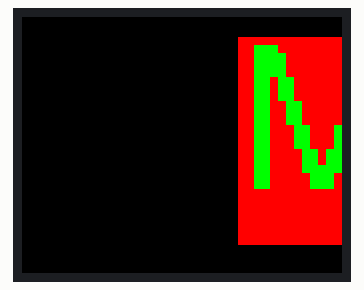
A sketch run on a simulated ESP32. Parts: 160×128 colour display.

Above: at 0.2 s.

The sketch:

UTFT_demo2.ino
```cpp
// Demo based on:
// UTFT_Demo_320x240 by Henning Karlsen
// web: http://www.henningkarlsen.com/electronics
//
/*

 This sketch uses the GLCD and font 2 only.

 Make sure all the display driver and pin connections are correct by
 editing the User_Setup.h file in the TFT_eSPI library folder.

 #########################################################################
 ###### DON'T FORGET TO UPDATE THE User_Setup.h FILE IN THE LIBRARY ######
 #########################################################################
 */

#include "SPI.h"

#include "TFT_eSPI.h"

#define TFT_GREY 0x7BEF

TFT_eSPI myGLCD = TFT_eSPI();       // Invoke custom library

unsigned long runTime = 0;
void setup()
{//
  Serial.begin(115200);
  //Serial.begin(74880);
  // Serial.begin(19200);
  // Serial.begin(9600);
  randomSeed(analogRead(A0));
// Setup the LCD
  myGLCD.init();
  myGLCD.setRotation(1);
//myGLCD.setTextColor(TFT_GREEN,TFT_RED );
//myGLCD.setTextColor(TFT_GREEN,TFT_BLUE);
//myGLCD.drawCentreString("M",150,10,4);
//myGLCD.fillRect(int32_t x, int32_t y, int32_t w, int32_t h, uint32_t color)
//myGLCD.fillRect(66, 10,167,17,  TFT_RED);
//myGLCD.setTextDatum(TC_DATUM);
//myGLCD.drawNumber(runTime, 180, 320,2);
//drawButton("god");
myGLCD.fillRect(108,10,84,4,TFT_RED);
myGLCD.fillRect(108,14,8,4,TFT_RED);
myGLCD.fillRect(116,14,12,4,TFT_GREEN);
myGLCD.fillRect(128,14,44,4,TFT_RED);
myGLCD.fillRect(172,14,12,4,TFT_GREEN);
myGLCD.fillRect(184,14,8,4,TFT_RED);
myGLCD.fillRect(108,18,8,4,TFT_RED);
myGLCD.fillRect(116,18,16,4,TFT_GREEN);
myGLCD.fillRect(132,18,36,4,TFT_RED);
myGLCD.fillRect(168,18,16,4,TFT_GREEN);
myGLCD.fillRect(184,18,8,4,TFT_RED);
myGLCD.fillRect(108,22,8,4,TFT_RED);
myGLCD.fillRect(116,22,16,4,TFT_GREEN);
myGLCD.fillRect(132,22,36,4,TFT_RED);
myGLCD.fillRect(168,22,16,4,TFT_GREEN);
myGLCD.fillRect(184,22,8,4,TFT_RED);
myGLCD.fillRect(108,26,8,4,TFT_RED);
myGLCD.fillRect(116,26,16,4,TFT_GREEN);
myGLCD.fillRect(132,26,36,4,TFT_RED);
myGLCD.fillRect(168,26,16,4,TFT_GREEN);
myGLCD.fillRect(184,26,8,4,TFT_RED);
myGLCD.fillRect(108,30,8,4,TFT_RED);
myGLCD.fillRect(116,30,8,4,TFT_GREEN);
myGLCD.fillRect(124,30,4,4,TFT_RED);
myGLCD.fillRect(128,30,8,4,TFT_GREEN);
myGLCD.fillRect(136,30,28,4,TFT_RED);
myGLCD.fillRect(164,30,8,4,TFT_GREEN);
myGLCD.fillRect(172,30,4,4,TFT_RED);
myGLCD.fillRect(176,30,8,4,TFT_GREEN);
myGLCD.fillRect(184,30,8,4,TFT_RED);
myGLCD.fillRect(108,34,8,4,TFT_RED);
myGLCD.fillRect(116,34,8,4,TFT_GREEN);
myGLCD.fillRect(124,34,4,4,TFT_RED);
myGLCD.fillRect(128,34,8,4,TFT_GREEN);
myGLCD.fillRect(136,34,28,4,TFT_RED);
myGLCD.fillRect(164,34,8,4,TFT_GREEN);
myGLCD.fillRect(172,34,4,4,TFT_RED);
myGLCD.fillRect(176,34,8,4,TFT_GREEN);
myGLCD.fillRect(184,34,8,4,TFT_RED);
myGLCD.fillRect(108,38,8,4,TFT_RED);
myGLCD.fillRect(116,38,8,4,TFT_GREEN);
myGLCD.fillRect(124,38,4,4,TFT_RED);
myGLCD.fillRect(128,38,8,4,TFT_GREEN);
myGLCD.fillRect(136,38,28,4,TFT_RED);
myGLCD.fillRect(164,38,8,4,TFT_GREEN);
myGLCD.fillRect(172,38,4,4,TFT_RED);
myGLCD.fillRect(176,38,8,4,TFT_GREEN);
myGLCD.fillRect(184,38,8,4,TFT_RED);
myGLCD.fillRect(108,42,8,4,TFT_RED);
myGLCD.fillRect(116,42,8,4,TFT_GREEN);
myGLCD.fillRect(124,42,8,4,TFT_RED);
myGLCD.fillRect(132,42,8,4,TFT_GREEN);
myGLCD.fillRect(140,42,20,4,TFT_RED);
myGLCD.fillRect(160,42,8,4,TFT_GREEN);
myGLCD.fillRect(168,42,8,4,TFT_RED);
myGLCD.fillRect(176,42,8,4,TFT_GREEN);
myGLCD.fillRect(184,42,8,4,TFT_RED);
myGLCD.fillRect(108,46,8,4,TFT_RED);
myGLCD.fillRect(116,46,8,4,TFT_GREEN);
myGLCD.fillRect(124,46,8,4,TFT_RED);
myGLCD.fillRect(132,46,8,4,TFT_GREEN);
myGLCD.fillRect(140,46,20,4,TFT_RED);
myGLCD.fillRect(160,46,8,4,TFT_GREEN);
myGLCD.fillRect(168,46,8,4,TFT_RED);
myGLCD.fillRect(176,46,8,4,TFT_GREEN);
myGLCD.fillRect(184,46,8,4,TFT_RED);
myGLCD.fillRect(108,50,8,4,TFT_RED);
myGLCD.fillRect(116,50,8,4,TFT_GREEN);
myGLCD.fillRect(124,50,8,4,TFT_RED);
myGLCD.fillRect(132,50,8,4,TFT_GREEN);
myGLCD.fillRect(140,50,20,4,TFT_RED);
myGLCD.fillRect(160,50,8,4,TFT_GREEN);
myGLCD.fillRect(168,50,8,4,TFT_RED);
myGLCD.fillRect(176,50,8,4,TFT_GREEN);
myGLCD.fillRect(184,50,8,4,TFT_RED);
myGLCD.fillRect(108,54,8,4,TFT_RED);
myGLCD.fillRect(116,54,8,4,TFT_GREEN);
myGLCD.fillRect(124,54,12,4,TFT_RED);
myGLCD.fillRect(136,54,8,4,TFT_GREEN);
myGLCD.fillRect(144,54,12,4,TFT_RED);
myGLCD.fillRect(156,54,8,4,TFT_GREEN);
myGLCD.fillRect(164,54,12,4,TFT_RED);
myGLCD.fillRect(176,54,8,4,TFT_GREEN);
myGLCD.fillRect(184,54,8,4,TFT_RED);
myGLCD.fillRect(108,58,8,4,TFT_RED);
myGLCD.fillRect(116,58,8,4,TFT_GREEN);
myGLCD.fillRect(124,58,12,4,TFT_RED);
myGLCD.fillRect(136,58,8,4,TFT_GREEN);
myGLCD.fillRect(144,58,12,4,TFT_RED);
myGLCD.fillRect(156,58,8,4,TFT_GREEN);
myGLCD.fillRect(164,58,12,4,TFT_RED);
myGLCD.fillRect(176,58,8,4,TFT_GREEN);
myGLCD.fillRect(184,58,8,4,TFT_RED);
myGLCD.fillRect(108,62,8,4,TFT_RED);
myGLCD.fillRect(116,62,8,4,TFT_GREEN);
myGLCD.fillRect(124,62,12,4,TFT_RED);
myGLCD.fillRect(136,62,8,4,TFT_GREEN);
myGLCD.fillRect(144,62,12,4,TFT_RED);
myGLCD.fillRect(156,62,8,4,TFT_GREEN);
myGLCD.fillRect(164,62,12,4,TFT_RED);
myGLCD.fillRect(176,62,8,4,TFT_GREEN);
myGLCD.fillRect(184,62,8,4,TFT_RED);
myGLCD.fillRect(108,66,8,4,TFT_RED);
myGLCD.fillRect(116,66,8,4,TFT_GREEN);
myGLCD.fillRect(124,66,16,4,TFT_RED);
myGLCD.fillRect(140,66,8,4,TFT_GREEN);
myGLCD.fillRect(148,66,4,4,TFT_RED);
myGLCD.fillRect(152,66,8,4,TFT_GREEN);
myGLCD.fillRect(160,66,16,4,TFT_RED);
myGLCD.fillRect(176,66,8,4,TFT_GREEN);
myGLCD.fillRect(184,66,8,4,TFT_RED);
myGLCD.fillRect(108,70,8,4,TFT_RED);
myGLCD.fillRect(116,70,8,4,TFT_GREEN);
myGLCD.fillRect(124,70,16,4,TFT_RED);
myGLCD.fillRect(140,70,8,4,TFT_GREEN);
myGLCD.fillRect(148,70,4,4,TFT_RED);
myGLCD.fillRect(152,70,8,4,TFT_GREEN);
myGLCD.fillRect(160,70,16,4,TFT_RED);
myGLCD.fillRect(176,70,8,4,TFT_GREEN);
myGLCD.fillRect(184,70,8,4,TFT_RED);
myGLCD.fillRect(108,74,8,4,TFT_RED);
myGLCD.fillRect(116,74,8,4,TFT_GREEN);
myGLCD.fillRect(124,74,16,4,TFT_RED);
myGLCD.fillRect(140,74,20,4,TFT_GREEN);
myGLCD.fillRect(160,74,16,4,TFT_RED);
myGLCD.fillRect(176,74,8,4,TFT_GREEN);
myGLCD.fillRect(184,74,8,4,TFT_RED);
myGLCD.fillRect(108,78,8,4,TFT_RED);
myGLCD.fillRect(116,78,8,4,TFT_GREEN);
myGLCD.fillRect(124,78,20,4,TFT_RED);
myGLCD.fillRect(144,78,12,4,TFT_GREEN);
myGLCD.fillRect(156,78,20,4,TFT_RED);
myGLCD.fillRect(176,78,8,4,TFT_GREEN);
myGLCD.fillRect(184,78,8,4,TFT_RED);
myGLCD.fillRect(108,82,8,4,TFT_RED);
myGLCD.fillRect(116,82,8,4,TFT_GREEN);
myGLCD.fillRect(124,82,20,4,TFT_RED);
myGLCD.fillRect(144,82,12,4,TFT_GREEN);
myGLCD.fillRect(156,82,20,4,TFT_RED);
myGLCD.fillRect(176,82,8,4,TFT_GREEN);
myGLCD.fillRect(184,82,8,4,TFT_RED);
myGLCD.fillRect(108,86,84,4,TFT_RED);
myGLCD.fillRect(108,90,84,4,TFT_RED);
myGLCD.fillRect(108,94,84,4,TFT_RED);
myGLCD.fillRect(108,98,84,4,TFT_RED);
myGLCD.fillRect(108,102,84,4,TFT_RED);
myGLCD.fillRect(108,106,84,4,TFT_RED);
myGLCD.fillRect(108,110,84,4,TFT_RED);


}

void loop()
{
// randomSeed(millis());
//  //randomSeed(1234); // This ensure test is repeatable with exact same draws each loop
//  int buf[318];
//  int x, x2;
//  int y, y2;
//  int r;
//
runTime = millis();
//// Clear the screen and draw the frame
//  myGLCD.fillScreen(TFT_BLACK);
//
//
//  myGLCD.fillRect(0, 0, 319, 14,TFT_RED);
//
//  myGLCD.fillRect(0, 226, 319, 14,TFT_GREY);
//
//  myGLCD.setTextColor(TFT_BLACK,TFT_RED);
//  myGLCD.drawCentreString("* TFT_eSPI *", 160, 4, 1);
//  myGLCD.setTextColor(TFT_YELLOW,TFT_GREY);
//  myGLCD.drawCentreString("Adapted by Bodmer", 160, 228,1);
//
//  myGLCD.drawRect(0, 14, 319, 211, TFT_BLUE);
//
//// Draw crosshairs
//  myGLCD.drawLine(159, 15, 159, 224,TFT_BLUE);
//  myGLCD.drawLine(1, 119, 318, 119,TFT_BLUE);
//  for (int i=9; i<310; i+=10)
//    myGLCD.drawLine(i, 117, i, 121,TFT_BLUE);
//  for (int i=19; i<220; i+=10)
//    myGLCD.drawLine(157, i, 161, i,TFT_BLUE);
//
//// Draw sin-, cos- and tan-lines
//  myGLCD.setTextColor(TFT_CYAN);
//  myGLCD.drawString("Sin", 5, 15,2);
//  for (int i=1; i<318; i++)
//  {
//    myGLCD.drawPixel(i,119+(sin(((i*1.13)*3.14)/180)*95),TFT_CYAN);
//  }
//  myGLCD.setTextColor(TFT_RED);
//  myGLCD.drawString("Cos", 5, 30,2);
//  for (int i=1; i<318; i++)
//  {
//    myGLCD.drawPixel(i,119+(cos(((i*1.13)*3.14)/180)*95),TFT_RED);
//  }
//  myGLCD.setTextColor(TFT_YELLOW);
//  myGLCD.drawString("Tan", 5, 45,2);
//  for (int i=1; i<318; i++)
//  {
//    myGLCD.drawPixel(i,119+(tan(((i*1.13)*3.14)/180)),TFT_YELLOW);
//  }
//
//  delay(0);
//
//  myGLCD.fillRect(1,15,317,209,TFT_BLACK);
//
//  myGLCD.drawLine(159, 15, 159, 224,TFT_BLUE);
//  myGLCD.drawLine(1, 119, 318, 119,TFT_BLUE);
//int col = 0;
//// Draw a moving sinewave
//  x=1;
//  for (int i=1; i<(317*20); i++)
//  {
//    x++;
//    if (x==318)
//      x=1;
//    if (i>318)
//    {
//      if ((x==159)||(buf[x-1]==119))
//        col = TFT_BLUE;
//      else
//      myGLCD.drawPixel(x,buf[x-1],TFT_BLACK);
//    }
//    y=119+(sin(((i*1.1)*3.14)/180)*(90-(i / 100)));
//    myGLCD.drawPixel(x,y,TFT_BLUE);
//    buf[x-1]=y;
//  }
//
//  delay(0);
//
//  myGLCD.fillRect(1,15,317,209,TFT_BLACK);
//
//// Draw some filled rectangles
//  for (int i=1; i<6; i++)
//  {
//    switch (i)
//    {
//      case 1:
//        col = TFT_MAGENTA;
//        break;
//      case 2:
//        col = TFT_RED;
//        break;
//      case 3:
//        col = TFT_GREEN;
//        break;
//      case 4:
//        col = TFT_BLUE;
//        break;
//      case 5:
//        col = TFT_YELLOW;
//        break;
//    }
//    myGLCD.fillRect(70+(i*20), 30+(i*20), 60, 60,col);
//  }
//
//  delay(0);
//
//  myGLCD.fillRect(1,15,317,209,TFT_BLACK);
//
//// Draw some filled, rounded rectangles
//  for (int i=1; i<6; i++)
//  {
//    switch (i)
//    {
//      case 1:
//        col = TFT_MAGENTA;
//        break;
//      case 2:
//        col = TFT_RED;
//        break;
//      case 3:
//        col = TFT_GREEN;
//        break;
//      case 4:
//        col = TFT_BLUE;
//        break;
//      case 5:
//        col = TFT_YELLOW;
//        break;
//    }
//    myGLCD.fillRoundRect(190-(i*20), 30+(i*20), 60,60, 3,col);
//  }
//
//  delay(0);
//
//  myGLCD.fillRect(1,15,317,209,TFT_BLACK);
//
//// Draw some filled circles
//  for (int i=1; i<6; i++)
//  {
//    switch (i)
//    {
//      case 1:
//        col = TFT_MAGENTA;
//        break;
//      case 2:
//        col = TFT_RED;
//        break;
//      case 3:
//        col = TFT_GREEN;
//        break;
//      case 4:
//        col = TFT_BLUE;
//        break;
//      case 5:
//        col = TFT_YELLOW;
//        break;
//    }
//    myGLCD.fillCircle(100+(i*20),60+(i*20), 30,col);
//  }
//
//  delay(0);
//
//  myGLCD.fillRect(1,15,317,209,TFT_BLACK);
//
//// Draw some lines in a pattern
//
//  for (int i=15; i<224; i+=5)
//  {
//    myGLCD.drawLine(1, i, (i*1.44)-10, 223,TFT_RED);
//  }
//
//  for (int i=223; i>15; i-=5)
//  {
//    myGLCD.drawLine(317, i, (i*1.44)-11, 15,TFT_RED);
//  }
//
//  for (int i=223; i>15; i-=5)
//  {
//    myGLCD.drawLine(1, i, 331-(i*1.44), 15,TFT_CYAN);
//  }
//
//  for (int i=15; i<224; i+=5)
//  {
//    myGLCD.drawLine(317, i, 330-(i*1.44), 223,TFT_CYAN);
//  }
//
//  delay(0);
//
//
//  myGLCD.fillRect(1,15,317,209,TFT_BLACK);
//
//// Draw some random circles
//  for (int i=0; i<100; i++)
//  {
//    x=32+random(256);
//    y=45+random(146);
//    r=random(30);
//    myGLCD.drawCircle(x, y, r,random(0xFFFF));
//  }
//
//  delay(0);
//
//  myGLCD.fillRect(1,15,317,209,TFT_BLACK);
//
//// Draw some random rectangles
//  for (int i=0; i<100; i++)
//  {
//    x=2+random(316);
//    y=16+random(207);
//    x2=2+random(316);
//    y2=16+random(207);
//    if (x2<x) {
//      r=x;x=x2;x2=r;
//    }
//    if (y2<y) {
//      r=y;y=y2;y2=r;
//    }
//    myGLCD.drawRect(x, y, x2-x, y2-y,random(0xFFFF));
//  }
//
//  delay(0);
//
//
//  myGLCD.fillRect(1,15,317,209,TFT_BLACK);
//
//// Draw some random rounded rectangles
//  for (int i=0; i<100; i++)
//  {
//    x=2+random(316);
//    y=16+random(207);
//    x2=2+random(316);
//    y2=16+random(207);
//    // We need to get the width and height and do some window checking
//    if (x2<x) {
//      r=x;x=x2;x2=r;
//    }
//    if (y2<y) {
//      r=y;y=y2;y2=r;
//    }
//    // We need a minimum size of 6
//    if((x2-x)<6) x2=x+6;
//    if((y2-y)<6) y2=y+6;
//    myGLCD.drawRoundRect(x, y, x2-x,y2-y, 3,random(0xFFFF));
//  }
//
//  delay(0);
//
//  myGLCD.fillRect(1,15,317,209,TFT_BLACK);
//
// //randomSeed(1234);
// int colour = 0;
// for (int i=0; i<100; i++)
//  {
//    x=2+random(316);
//    y=16+random(209);
//    x2=2+random(316);
//    y2=16+random(209);
//    colour=random(0xFFFF);
//    myGLCD.drawLine(x, y, x2, y2,colour);
//  }
//
//  delay(0);
//
//  myGLCD.fillRect(1,15,317,209,TFT_BLACK);
//
//  // This test has been modified as it takes more time to calculate the random numbers
//  // than to draw the pixels (3 seconds to produce 30,000 randoms)!
//  for (int i=0; i<10000; i++)
//  {
//    myGLCD.drawPixel(2+random(316), 16+random(209),random(0xFFFF));
//  }
//
//  // Draw 10,000 pixels to fill a 100x100 pixel box
//  // use the coords as the colour to produce the banding
//  //byte i = 100;
//  //while (i--) {
//  //  byte j = 100;
//  //  while (j--) myGLCD.drawPixel(i+110,j+70,i+j);
//  //  //while (j--) myGLCD.drawPixel(i+110,j+70,0xFFFF);
//  //}
//  delay(0);
//
//  myGLCD.fillScreen(TFT_BLUE);
//  myGLCD.fillRoundRect(80, 70, 239-80,169-70, 3,TFT_RED);
//
//  myGLCD.setTextColor(TFT_WHITE,TFT_RED);
//  myGLCD.drawCentreString("That's it!", 160, 93,2);
//  myGLCD.drawCentreString("Restarting in a", 160, 119,2);
//  myGLCD.drawCentreString("few seconds...", 160, 132,2);
//
//  runTime = millis()-runTime;
//  myGLCD.setTextColor(TFT_GREEN,TFT_BLUE);
//  myGLCD.drawCentreString("Runtime: (msecs)", 160, 210,2);
// myGLCD.setTextDatum(TC_DATUM);
//  myGLCD.drawNumber(runTime, 160, 225,2);
//  delay (5000);
}
```
